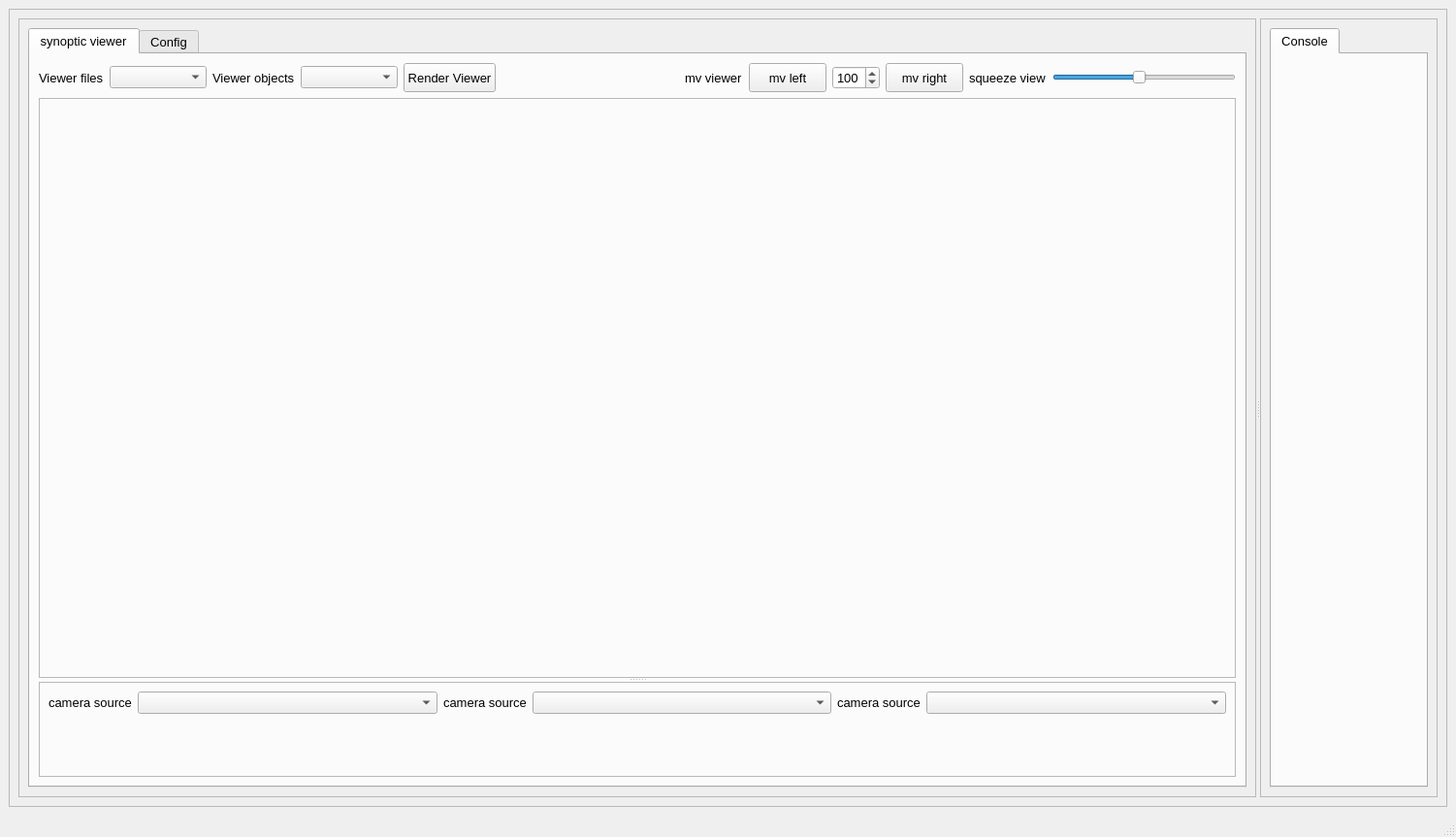
<?xml version="1.0" encoding="UTF-8"?>
<ui version="4.0">
 <class>MainWindow</class>
 <widget class="QMainWindow" name="MainWindow">
  <property name="geometry">
   <rect>
    <x>0</x>
    <y>0</y>
    <width>1501</width>
    <height>863</height>
   </rect>
  </property>
  <property name="font">
   <font>
    <pointsize>10</pointsize>
   </font>
  </property>
  <property name="windowTitle">
   <string>MainWindow</string>
  </property>
  <widget class="QWidget" name="centralwidget">
   <layout class="QVBoxLayout" name="verticalLayout_2">
    <item>
     <widget class="QFrame" name="frame">
      <property name="frameShape">
       <enum>QFrame::StyledPanel</enum>
      </property>
      <property name="frameShadow">
       <enum>QFrame::Raised</enum>
      </property>
      <layout class="QVBoxLayout" name="verticalLayout_4">
       <item>
        <widget class="QSplitter" name="splitter">
         <property name="orientation">
          <enum>Qt::Horizontal</enum>
         </property>
         <widget class="QFrame" name="frame_3">
          <property name="minimumSize">
           <size>
            <width>800</width>
            <height>0</height>
           </size>
          </property>
          <property name="frameShape">
           <enum>QFrame::StyledPanel</enum>
          </property>
          <property name="frameShadow">
           <enum>QFrame::Raised</enum>
          </property>
          <layout class="QVBoxLayout" name="verticalLayout_17">
           <item>
            <widget class="QTabWidget" name="tabWidget_viewer">
             <property name="currentIndex">
              <number>0</number>
             </property>
             <widget class="QWidget" name="tab_15">
              <attribute name="title">
               <string>synoptic viewer</string>
              </attribute>
              <layout class="QVBoxLayout" name="verticalLayout_9">
               <item>
                <layout class="QGridLayout" name="gridLayout_14">
                 <item row="0" column="7">
                  <widget class="QPushButton" name="pushButton_mv_viewer_left">
                   <property name="minimumSize">
                    <size>
                     <width>0</width>
                     <height>30</height>
                    </size>
                   </property>
                   <property name="text">
                    <string>mv left</string>
                   </property>
                  </widget>
                 </item>
                 <item row="0" column="9">
                  <widget class="QPushButton" name="pushButton_mv_viewer_right">
                   <property name="minimumSize">
                    <size>
                     <width>0</width>
                     <height>30</height>
                    </size>
                   </property>
                   <property name="text">
                    <string>mv right</string>
                   </property>
                  </widget>
                 </item>
                 <item row="0" column="8">
                  <widget class="QSpinBox" name="spinBox_step_size">
                   <property name="minimum">
                    <number>5</number>
                   </property>
                   <property name="maximum">
                    <number>500</number>
                   </property>
                   <property name="singleStep">
                    <number>5</number>
                   </property>
                   <property name="value">
                    <number>100</number>
                   </property>
                  </widget>
                 </item>
                 <item row="0" column="10">
                  <widget class="QLabel" name="label_89">
                   <property name="text">
                    <string>squeeze view</string>
                   </property>
                  </widget>
                 </item>
                 <item row="0" column="5">
                  <spacer name="horizontalSpacer_8">
                   <property name="orientation">
                    <enum>Qt::Horizontal</enum>
                   </property>
                   <property name="sizeHint" stdset="0">
                    <size>
                     <width>40</width>
                     <height>20</height>
                    </size>
                   </property>
                  </spacer>
                 </item>
                 <item row="0" column="11">
                  <widget class="QSlider" name="horizontalSlider_viewer_squeezer">
                   <property name="minimum">
                    <number>5</number>
                   </property>
                   <property name="maximum">
                    <number>100</number>
                   </property>
                   <property name="pageStep">
                    <number>2</number>
                   </property>
                   <property name="value">
                    <number>50</number>
                   </property>
                   <property name="orientation">
                    <enum>Qt::Horizontal</enum>
                   </property>
                  </widget>
                 </item>
                 <item row="0" column="6">
                  <widget class="QLabel" name="label_75">
                   <property name="text">
                    <string>mv viewer</string>
                   </property>
                  </widget>
                 </item>
                 <item row="0" column="4">
                  <widget class="QPushButton" name="pushButton_render">
                   <property name="minimumSize">
                    <size>
                     <width>0</width>
                     <height>30</height>
                    </size>
                   </property>
                   <property name="text">
                    <string>Render Viewer</string>
                   </property>
                  </widget>
                 </item>
                 <item row="0" column="1">
                  <widget class="QComboBox" name="comboBox_viewer_filename">
                   <property name="minimumSize">
                    <size>
                     <width>100</width>
                     <height>0</height>
                    </size>
                   </property>
                  </widget>
                 </item>
                 <item row="0" column="3">
                  <widget class="QComboBox" name="comboBox_viewer_obj_name">
                   <property name="minimumSize">
                    <size>
                     <width>100</width>
                     <height>0</height>
                    </size>
                   </property>
                  </widget>
                 </item>
                 <item row="0" column="2">
                  <widget class="QLabel" name="label_80">
                   <property name="text">
                    <string>Viewer objects</string>
                   </property>
                  </widget>
                 </item>
                 <item row="0" column="0">
                  <widget class="QLabel" name="label_79">
                   <property name="text">
                    <string>Viewer files</string>
                   </property>
                  </widget>
                 </item>
                </layout>
               </item>
               <item>
                <widget class="QSplitter" name="splitter_4">
                 <property name="orientation">
                  <enum>Qt::Vertical</enum>
                 </property>
                 <widget class="QFrame" name="frame_10">
                  <property name="frameShape">
                   <enum>QFrame::StyledPanel</enum>
                  </property>
                  <property name="frameShadow">
                   <enum>QFrame::Raised</enum>
                  </property>
                  <layout class="QVBoxLayout" name="verticalLayout_8">
                   <item>
                    <widget class="beamlineSynopticViewer" name="widget_synoptic" native="true">
                     <property name="minimumSize">
                      <size>
                       <width>0</width>
                       <height>280</height>
                      </size>
                     </property>
                     <property name="mouseTracking">
                      <bool>true</bool>
                     </property>
                    </widget>
                   </item>
                  </layout>
                 </widget>
                 <widget class="QFrame" name="frame_9">
                  <property name="frameShape">
                   <enum>QFrame::StyledPanel</enum>
                  </property>
                  <property name="frameShadow">
                   <enum>QFrame::Raised</enum>
                  </property>
                  <layout class="QHBoxLayout" name="horizontalLayout_17">
                   <item>
                    <layout class="QVBoxLayout" name="verticalLayout_5">
                     <item>
                      <layout class="QHBoxLayout" name="horizontalLayout_3">
                       <item>
                        <widget class="QLabel" name="label_19">
                         <property name="sizePolicy">
                          <sizepolicy hsizetype="Fixed" vsizetype="Preferred">
                           <horstretch>0</horstretch>
                           <verstretch>0</verstretch>
                          </sizepolicy>
                         </property>
                         <property name="text">
                          <string>camera source</string>
                         </property>
                        </widget>
                       </item>
                       <item>
                        <widget class="QComboBox" name="comboBox_cam_source1"/>
                       </item>
                      </layout>
                     </item>
                     <item>
                      <widget class="Taurus2DImageItem" name="widget_camera_viewer1" native="true"/>
                     </item>
                    </layout>
                   </item>
                   <item>
                    <layout class="QVBoxLayout" name="verticalLayout_6">
                     <item>
                      <layout class="QHBoxLayout" name="horizontalLayout_13">
                       <item>
                        <widget class="QLabel" name="label_29">
                         <property name="sizePolicy">
                          <sizepolicy hsizetype="Fixed" vsizetype="Preferred">
                           <horstretch>0</horstretch>
                           <verstretch>0</verstretch>
                          </sizepolicy>
                         </property>
                         <property name="text">
                          <string>camera source</string>
                         </property>
                        </widget>
                       </item>
                       <item>
                        <widget class="QComboBox" name="comboBox_cam_source2"/>
                       </item>
                      </layout>
                     </item>
                     <item>
                      <widget class="Taurus2DImageItem" name="widget_camera_viewer2" native="true"/>
                     </item>
                    </layout>
                   </item>
                   <item>
                    <layout class="QVBoxLayout" name="verticalLayout_7">
                     <item>
                      <layout class="QHBoxLayout" name="horizontalLayout_14">
                       <item>
                        <widget class="QLabel" name="label_74">
                         <property name="sizePolicy">
                          <sizepolicy hsizetype="Fixed" vsizetype="Preferred">
                           <horstretch>0</horstretch>
                           <verstretch>0</verstretch>
                          </sizepolicy>
                         </property>
                         <property name="text">
                          <string>camera source</string>
                         </property>
                        </widget>
                       </item>
                       <item>
                        <widget class="QComboBox" name="comboBox_cam_source3"/>
                       </item>
                      </layout>
                     </item>
                     <item>
                      <widget class="Taurus2DImageItem" name="widget_camera_viewer3" native="true"/>
                     </item>
                    </layout>
                   </item>
                  </layout>
                 </widget>
                </widget>
               </item>
              </layout>
             </widget>
             <widget class="QWidget" name="tab">
              <attribute name="title">
               <string>Config</string>
              </attribute>
              <layout class="QVBoxLayout" name="verticalLayout_16">
               <item>
                <widget class="QFrame" name="frame_11">
                 <property name="frameShape">
                  <enum>QFrame::StyledPanel</enum>
                 </property>
                 <property name="frameShadow">
                  <enum>QFrame::Raised</enum>
                 </property>
                 <layout class="QVBoxLayout" name="verticalLayout_11">
                  <item>
                   <widget class="SmartParameters" name="widget_pars" native="true">
                    <property name="font">
                     <font>
                      <pointsize>12</pointsize>
                     </font>
                    </property>
                   </widget>
                  </item>
                  <item>
                   <layout class="QHBoxLayout" name="horizontalLayout_18">
                    <item>
                     <spacer name="horizontalSpacer_2">
                      <property name="orientation">
                       <enum>Qt::Horizontal</enum>
                      </property>
                      <property name="sizeHint" stdset="0">
                       <size>
                        <width>40</width>
                        <height>20</height>
                       </size>
                      </property>
                     </spacer>
                    </item>
                    <item>
                     <widget class="QPushButton" name="pushButton_load_config">
                      <property name="text">
                       <string>Load</string>
                      </property>
                     </widget>
                    </item>
                    <item>
                     <widget class="QPushButton" name="pushButton_apply_change">
                      <property name="text">
                       <string>Apply</string>
                      </property>
                     </widget>
                    </item>
                   </layout>
                  </item>
                  <item>
                   <layout class="QVBoxLayout" name="verticalLayout_24"/>
                  </item>
                 </layout>
                </widget>
               </item>
              </layout>
             </widget>
            </widget>
           </item>
          </layout>
         </widget>
         <widget class="QFrame" name="frame_2">
          <property name="maximumSize">
           <size>
            <width>9000</width>
            <height>16777215</height>
           </size>
          </property>
          <property name="frameShape">
           <enum>QFrame::StyledPanel</enum>
          </property>
          <property name="frameShadow">
           <enum>QFrame::Raised</enum>
          </property>
          <layout class="QVBoxLayout" name="verticalLayout_3">
           <item>
            <widget class="QTabWidget" name="tabWidget">
             <property name="font">
              <font>
               <family>Arial</family>
               <pointsize>10</pointsize>
              </font>
             </property>
             <property name="currentIndex">
              <number>0</number>
             </property>
             <widget class="QWidget" name="tab_4">
              <attribute name="title">
               <string>Console</string>
              </attribute>
              <layout class="QVBoxLayout" name="verticalLayout">
               <item>
                <widget class="TerminalWidget" name="widget_terminal" native="true"/>
               </item>
              </layout>
             </widget>
            </widget>
           </item>
          </layout>
         </widget>
        </widget>
       </item>
      </layout>
     </widget>
    </item>
   </layout>
  </widget>
  <widget class="QMenuBar" name="menubar">
   <property name="geometry">
    <rect>
     <x>0</x>
     <y>0</y>
     <width>1501</width>
     <height>21</height>
    </rect>
   </property>
  </widget>
  <widget class="QStatusBar" name="statusbar"/>
 </widget>
 <customwidgets>
  <customwidget>
   <class>TerminalWidget</class>
   <extends>QWidget</extends>
   <header>smart_shape.gui.widgets.terminal_widget.h</header>
   <container>1</container>
  </customwidget>
  <customwidget>
   <class>beamlineSynopticViewer</class>
   <extends>QWidget</extends>
   <header>smart_shape.gui.widgets.shape_viewer_widget.h</header>
   <container>1</container>
  </customwidget>
  <customwidget>
   <class>Taurus2DImageItem</class>
   <extends>QWidget</extends>
   <header>smart_shape.gui.widgets.camera_viewer.h</header>
   <container>1</container>
  </customwidget>
  <customwidget>
   <class>SmartParameters</class>
   <extends>QWidget</extends>
   <header>smart_shape.gui.widgets.parameter_tree.h</header>
   <container>1</container>
  </customwidget>
 </customwidgets>
 <resources/>
 <connections/>
</ui>
